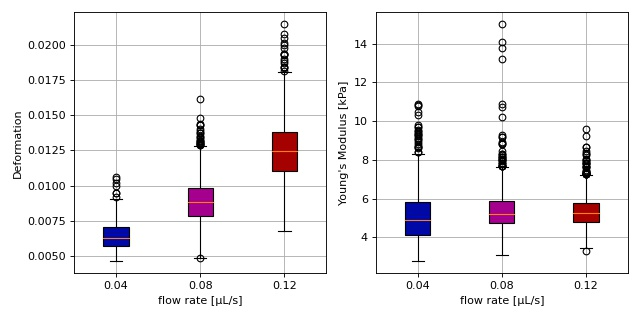

The Python source for this figure:
"""Young's modulus computation from data on DCOR

This example reproduces the lower right subplot of figure 10
in :cite:`Herold2017`. It illustrates how the Young's modulus
of elastic beads can be retrieved correctly (independent of
the flow rate, with correction for pixelation and shear-thinning)
using the area-deformation look-up table implemented in dclab
(right plot). For comparison, the flow-rate-dependent deformation
is also shown (left plot).

`The dataset <https://dcor.mpl.mpg.de/dataset/figshare-12721436-v1>`_
is loaded directly from `DCOR <https://dcor.mpl.mpg.de>`_ and thus
an active internet connection is required for this example.
"""
import dclab
import matplotlib.pylab as plt

# The dataset is also available on figshare
# (https://doi.org/10.6084/m9.figshare.12721436.v1), but we
# are accessing it through the DCOR API, because we do not
# have the time to download the entire dataset. The dataset
# name is figshare-12721436-v1. These are the resource IDs:
ds_loc = ["e4d59480-fa5b-c34e-0001-46a944afc8ea",
          "2cea205f-2d9d-26d0-b44c-0a11d5379152",
          "2cd67437-a145-82b3-d420-45390f977a90",
          ]
ds_list = []  # list of opened datasets
labels = []  # list of flow rate labels

# load the data
for loc in ds_loc:
    ds = dclab.new_dataset(loc)
    labels.append("{:.2f}".format(ds.config["setup"]["flow rate"]))
    # emodulus computation
    ds.config["calculation"]["emodulus medium"] = ds.config["setup"]["medium"]
    ds.config["calculation"]["emodulus model"] = "elastic sphere"
    ds.config["calculation"]["emodulus temperature"] = \
        ds.config["setup"]["temperature"]
    # filtering
    ds.config["filtering"]["area_ratio min"] = 1.0
    ds.config["filtering"]["area_ratio max"] = 1.1
    ds.config["filtering"]["deform min"] = 0
    ds.config["filtering"]["deform max"] = 0.035
    # This option will remove "nan" events that appear in the "emodulus"
    # feature. If you are not working with DCOR, this might lead to a
    # longer computation time, because all available features are
    # computed locally. For data on DCOR, this computation already has
    # been done.
    ds.config["filtering"]["remove invalid events"] = True
    ds.apply_filter()
    # Create a hierarchy child for convenience reasons
    # (Otherwise we would have to do e.g. ds["deform"][ds.filter.all]
    # everytime we need to access a feature)
    ds_list.append(dclab.new_dataset(ds))

# plot
fig = plt.figure(figsize=(8, 4))

# box plot for deformation
ax1 = plt.subplot(121)
ax1.set_ylabel(dclab.dfn.get_feature_label("deform"))
data_deform = [ds["deform"] for ds in ds_list]
# Uncomment this line if you are not filtering invalid events (above)
# data_deform = [d[~np.isnan(d)] for d in data_deform]
bplot1 = ax1.boxplot(data_deform,
                     vert=True,
                     patch_artist=True,
                     labels=labels,
                     )

# box plot for Young's modulus
ax2 = plt.subplot(122)
ax2.set_ylabel(dclab.dfn.get_feature_label("emodulus"))
data_emodulus = [ds["emodulus"] for ds in ds_list]
# Uncomment this line if you are not filtering invalid events (above)
# data_emodulus = [d[~np.isnan(d)] for d in data_emodulus]
bplot2 = ax2.boxplot(data_emodulus,
                     vert=True,
                     patch_artist=True,
                     labels=labels,
                     )

# colors
colors = ["#0008A5", "#A5008D", "#A50100"]
for bplot in (bplot1, bplot2):
    for patch, color in zip(bplot['boxes'], colors):
        patch.set_facecolor(color)

# axes
for ax in [ax1, ax2]:
    ax.grid()
    ax.set_xlabel("flow rate [µL/s]")

plt.tight_layout()
plt.show()
